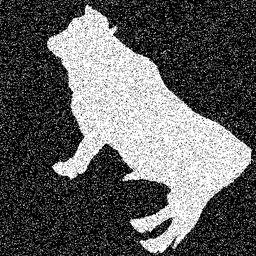
#> input picture a1/1_noise.png, 256 x 256 px, shrunk from 453 x 453 before the run; its folder holds only this picture in this run
$ python Variance_Inference.py
#> lines starting #> are read from the running program, lines starting #| are printed output that depends on the picture; after the words box and inside, x2 and y2 are one past the last pixel; in counts of white or black regions, pixels touching at a corner belong together
#> in main, noise is the input picture: shape (256, 256); min 0, max 255, mean 93.5
import numpy as np
import cv2
from scipy.special import expit as sigmoid
from scipy.stats import multivariate_normal


## sigma: noise, J:coupling strength
def variance_inference(noise_binary, sigma=1, J=1.2, smooth_rate=0.6, T=20):
#> called with sigma = 1, J = 1.2, smooth_rate = 0.6, T = 20
    height, width = noise_binary.shape[:2]
#> height = 256; width = 256

    # y_i ~ N(x_i; sigma^2)
    y = noise_binary + sigma * np.random.randn(height, width)
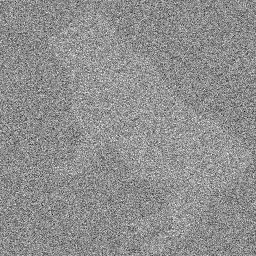
#> y: shape (256, 256) float64; min -5.85, max 4.38, mean -0.0949; drawn with min black and max white

    p_r = multivariate_normal.logpdf(y.flatten(), mean=+1, cov=sigma ** 2)
    p_l = multivariate_normal.logpdf(y.flatten(), mean=-1, cov=sigma ** 2)
    logodds = np.reshape(p_r - p_l, (height, width))

    mean = 2 * sigmoid(logodds) - 1
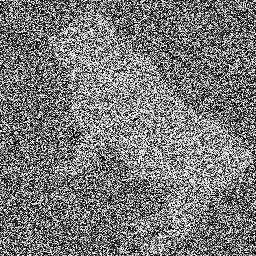
#> mean: shape (256, 256) float64; min -1, max 1, mean -0.0515; drawn with min black and max white

    log_r = np.reshape(multivariate_normal.logpdf(y.flatten(), mean=+1, cov=sigma ** 2), (height, width))
    log_l = np.reshape(multivariate_normal.logpdf(y.flatten(), mean=-1, cov=sigma ** 2), (height, width))
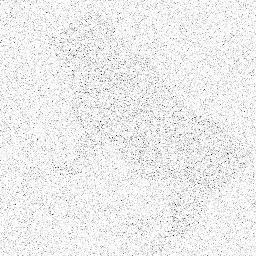
#> log_l: shape (256, 256) float64; min -15.39, max -0.919, mean -1.95; drawn with min black and max white

    evidence_LB = np.zeros(T)

    for i in range(T):
        meanNew = mean
        for xi in range(width):
            for yi in range(height):
                pos = yi + height * xi
                neighborhood = pos + np.array([-1, 1, -height, height])
                boundary_idx = [yi != 0, yi != height - 1, xi != 0, xi != width - 1]
                neighborhood = neighborhood[np.where(boundary_idx)[0]]
                xx, yy = np.unravel_index(pos, (height, width), order='F')
                nx, ny = np.unravel_index(neighborhood, (height, width), order='F')

                Sbar = J * np.sum(mean[nx, ny])
                meanNew[xx, yy] = (1 - smooth_rate) * meanNew[xx, yy] + smooth_rate * np.tanh(
                    Sbar + 0.5 * logodds[xx, yy])
                evidence_LB[i] = evidence_LB[i] + 0.5 * (Sbar * meanNew[xx, yy])

        mean = meanNew

        update_mean = mean + 0.5 * logodds
        q_r, q_l = sigmoid(+2 * update_mean), sigmoid(-2 * update_mean)

        evidence_LB[i] = evidence_LB[i] + np.sum(q_r * log_r + q_l * log_l) + \
                         np.sum(-q_l * np.log(q_l + 1e-10) - q_r * np.log(q_r + 1e-10))  ## Entropy
#> this loop made 20 passes
#> pass 1, in variance_inference, `q_r, q_l = sigmoid(+2 * update_mean), sigmoid(-2 * update_mean)`:
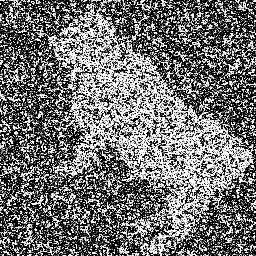
#> q_r: shape (256, 256) float64; min 1.12e-06, max 1, mean 0.451
#> pass 1, in variance_inference, `q_r, q_l = sigmoid(+2 * update_mean), sigmoid(-2 * update_mean)`:
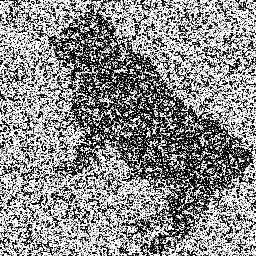
#> q_l: shape (256, 256) float64; min 2.13e-05, max 1, mean 0.549
#> after the loop:
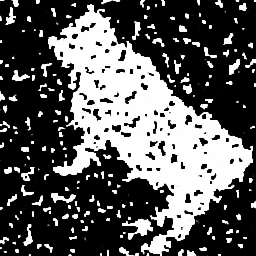
#> meanNew: shape (256, 256) float64; min -1, max 1, mean -0.293; drawn with min black and max white
#> after the loop, evidence_LB = 20 values from -30864.4 to 63565.3

    return mean


def main():

    filename = "a1/%d_noise.png"
    outputname = "outputs/a1/VI_%d_denoise.png"

    for i in range(1,5):
        noise = cv2.imread(filename % i, 0)
        noise_binary = +1 * (noise == 255) + -1 * (noise == 0)
        mean_img = variance_inference(noise_binary)
        denoise_pic = +255 * (mean_img > 0)
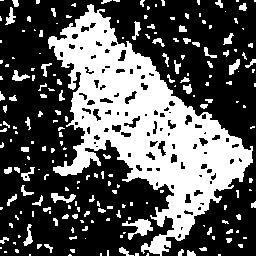
#> denoise_pic: shape (256, 256) int64; 35.3% white; 207 white regions (131 under 20 px), largest, box (x1, y1, x2, y2) and area: (48, 4, 253, 256) 18746, (122, 219, 153, 240) 284, (51, 193, 76, 203) 133
        cv2.imwrite(outputname % i, denoise_pic)


#> (the run stopped early here; a loop or call above may not have finished)
